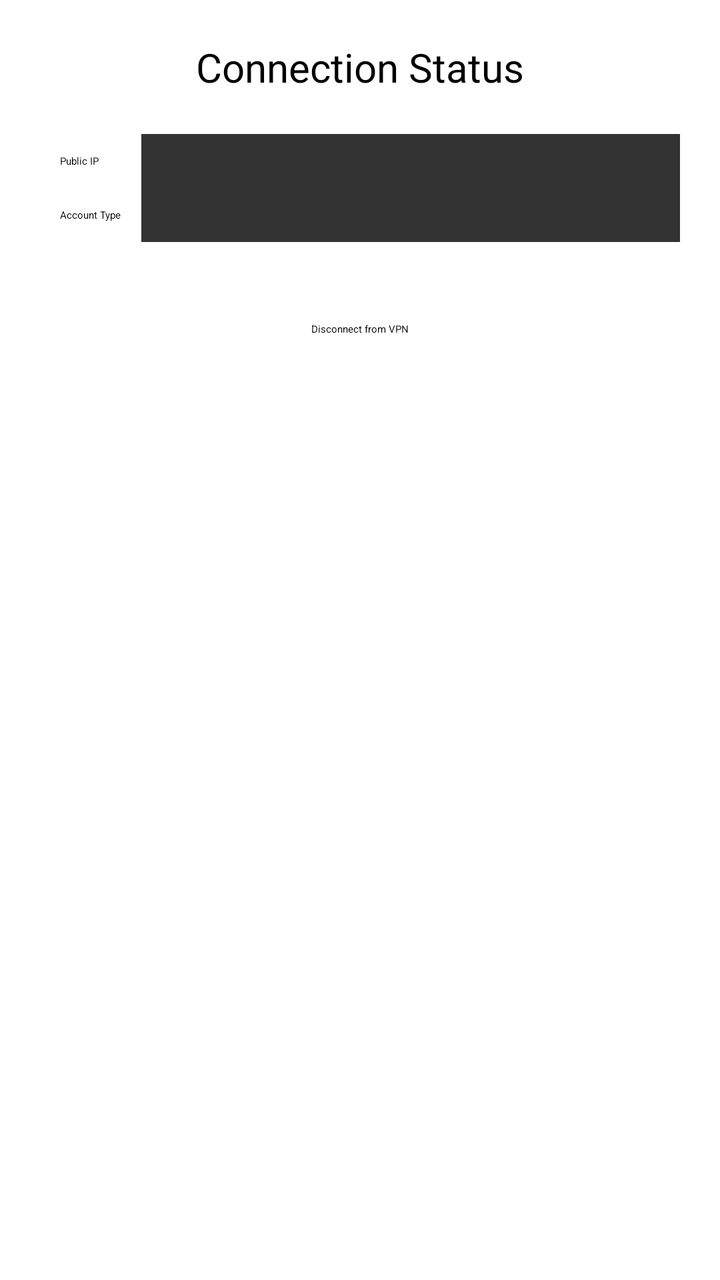
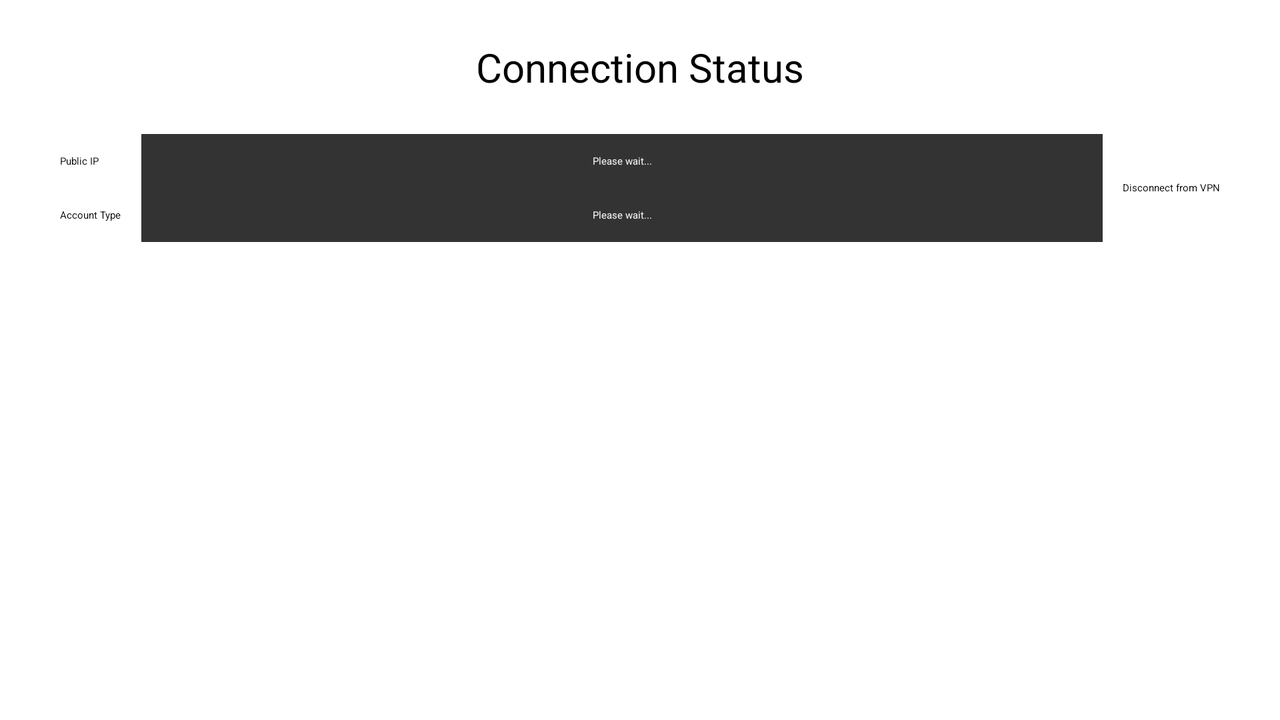

The same Android screen from two of the app's own layout files: first res/layout/ as a phone draws it, then the repository's variant for another configuration, drawn on a device whose configuration selects that folder. Both files follow.
<!-- AndroidManifest.xml: application theme blinkt -->
<!-- res/layout/fragment_axion_status.xml -->
<?xml version="1.0" encoding="utf-8"?>
<LinearLayout xmlns:android="http://schemas.android.com/apk/res/android"
              xmlns:tools="http://schemas.android.com/tools" android:layout_width="match_parent"
              android:layout_height="match_parent"
              tools:context="net.axionvpn.client.StatusFragment"
              android:id="@+id/root_layout"
              android:orientation="vertical"
              android:layout_margin="10dp"
              android:padding="10dp"
    >

    <TextView
        android:layout_width="wrap_content"
        android:layout_height="wrap_content"
        android:id="@+id/status_label"
        android:hint="Connection Status"
        android:layout_gravity="center_horizontal"
        android:textSize="20sp"
        />

    <RelativeLayout
        android:layout_width="match_parent"
        android:layout_height="wrap_content"
        android:layout_marginBottom="20dp"
        android:layout_marginTop="20dp"
        android:id="@+id/status_block"
        >

        <TextView
            android:layout_height="wrap_content"
            android:layout_width="wrap_content"
            android:layout_alignParentTop="true"
            android:layout_alignParentLeft="true"
            android:text="Public IP"
            android:padding="10dp"
            />
        <EditText
            android:layout_height="wrap_content"
            android:layout_width="wrap_content"
            android:layout_alignParentTop="true"
            android:layout_alignParentRight="true"
            android:background="#333333"
            android:textColor="#eeeeee"
            android:editable="false"
            android:textIsSelectable="true"
            android:gravity="center_horizontal"
            android:id="@+id/et_ip"
            android:padding="10dp"
            android:layout_toRightOf="@+id/textView"
            android:layout_toEndOf="@+id/textView"/>

        <TextView
            android:layout_height="wrap_content"
            android:layout_width="wrap_content"
            android:layout_alignParentLeft="true"
            android:layout_below="@id/et_ip"
            android:text="Account Type"
            android:padding="10dp"
            android:id="@+id/textView"
            />
        <EditText
            android:layout_height="wrap_content"
            android:layout_width="wrap_content"
            android:layout_alignParentRight="true"
            android:layout_below="@id/et_ip"
            android:background="#333333"
            android:textColor="#eeeeee"
            android:gravity="center_horizontal"
            android:editable="false"
            android:textIsSelectable="true"
            android:id="@+id/et_acct_type"
            android:padding="10dp"
            android:layout_alignLeft="@+id/et_ip"
            android:layout_alignStart="@+id/et_ip"/>

    </RelativeLayout>

    <Button
        android:layout_width="wrap_content"
        android:layout_height="wrap_content"
        android:text="@string/disconnect_selected"
        android:id="@+id/button_disconnect"
        android:layout_gravity="center_horizontal"
        android:layout_margin="20dp"
        />

</LinearLayout>
<!-- resources referenced by this layout -->
<resources>
  <string name="disconnect_selected">Disconnect from VPN</string>
</resources>
<!-- res/layout-land/fragment_axion_status.xml (the repository's variant of the layout above) -->
<!-- drawn on the phone turned sideways -->
<?xml version="1.0" encoding="utf-8"?>
<LinearLayout xmlns:android="http://schemas.android.com/apk/res/android"
              xmlns:tools="http://schemas.android.com/tools" android:layout_width="match_parent"
              android:layout_height="match_parent"
              tools:context="net.axionvpn.client.StatusFragment"
              android:id="@+id/root_layout"
              android:orientation="vertical"
              android:layout_margin="10dp"
              android:padding="10dp"
    >

    <TextView
        android:layout_width="wrap_content"
        android:layout_height="wrap_content"
        android:id="@+id/status_label"
        android:hint="Connection Status"
        android:layout_gravity="center_horizontal"
        android:textSize="20sp"
        />

    <RelativeLayout
        android:layout_width="match_parent"
        android:layout_height="wrap_content"
        android:layout_marginBottom="20dp"
        android:layout_marginTop="20dp"
        android:id="@+id/status_block"
        >

        <Button
            android:layout_width="wrap_content"
            android:layout_height="wrap_content"
            android:text="@string/disconnect_selected"
            android:id="@+id/button_disconnect"
            android:layout_alignParentRight="true"
            android:layout_alignParentEnd="true"
            android:layout_centerVertical="true"
            android:layout_margin="10dp"
            />

        <TextView
            android:layout_height="wrap_content"
            android:layout_width="wrap_content"
            android:layout_alignParentTop="true"
            android:layout_alignParentLeft="true"
            android:text="Public IP"
            android:padding="10dp"
            />
        <EditText
            android:layout_height="wrap_content"
            android:layout_width="wrap_content"
            android:layout_alignParentTop="true"
            android:layout_toLeftOf="@id/button_disconnect"
            android:layout_toStartOf="@id/button_disconnect"
            android:background="#333333"
            android:textColor="#eeeeee"
            android:editable="false"
            android:textIsSelectable="true"
            android:id="@+id/et_ip"
            android:padding="10dp"
            android:gravity="center_horizontal"
            android:layout_toRightOf="@+id/textView"
            android:layout_toEndOf="@+id/textView"
            android:hint="Please wait..."
            />

        <TextView
            android:layout_height="wrap_content"
            android:layout_width="wrap_content"
            android:layout_alignParentLeft="true"
            android:layout_alignParentStart="true"
            android:layout_below="@id/et_ip"
            android:text="Account Type"
            android:padding="10dp"
            android:id="@+id/textView"
            />

        <EditText
            android:layout_height="wrap_content"
            android:layout_width="wrap_content"
            android:layout_toLeftOf="@id/button_disconnect"
            android:layout_toStartOf="@id/button_disconnect"
            android:layout_below="@id/et_ip"
            android:background="#333333"
            android:textColor="#eeeeee"
            android:gravity="center_horizontal"
            android:editable="false"
            android:textIsSelectable="true"
            android:id="@+id/et_acct_type"
            android:padding="10dp"
            android:layout_alignLeft="@+id/et_ip"
            android:layout_alignStart="@+id/et_ip"
            android:hint="Please wait..."
            />


    </RelativeLayout>


</LinearLayout>
